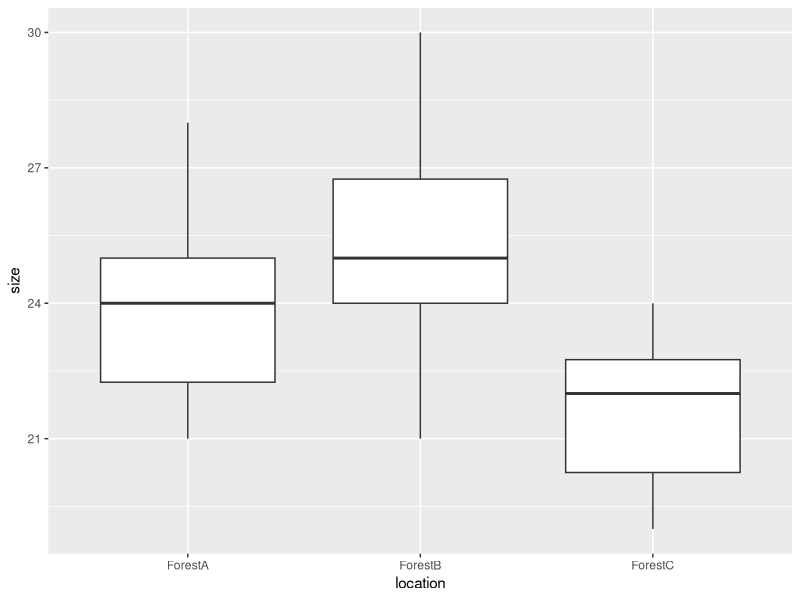

Write R code to recreate this figure.
## ---- chunk 1
knitr::opts_chunk$set(echo = TRUE)

# title: One-way ANOVA
# author: jonathan
# revised: 15/4/2020

WEB <- c("https://bioceed.uib.no/dropfolder/bioSTATS/Rmd/Basic/ANOVA/1way.html")
GIT <- c("https://github.com/jonathansoule/biostats/blob/master/Basic/ANOVA/1way.Rmd")
library(ggplot2)
## ---- chunk 2
# response variable
size <- c(25, 22, 28, 24, 26, 24, 22, 21, 23, 25, 26, 30, 25, 24, 21, 27, 28, 23, 25, 24, 20, 22, 24, 23, 22, 24, 20, 19, 21, 22)

# predictor variable
location <- as.factor(c(rep("ForestA", 10), rep("ForestB", 10), rep("ForestC", 10)))

# dataframe
my.dataframe <- data.frame(size, location)
## ---- chunk 3
ggplot(my.dataframe, aes(x = location, y = size)) +
  geom_boxplot()
## ---- chunk 4
model <- lm(size ~ location, data = my.dataframe)
anova(model)
